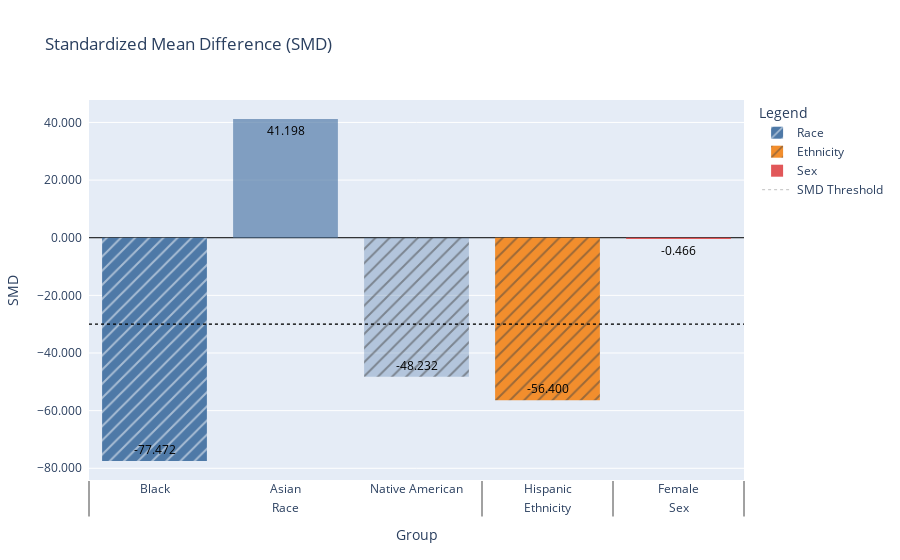

The code cell stored with this chart in its notebook:
### Markdown cell above
## Standardized Mean Difference (SMD)

### Code cell
smd = sd.standardized_mean_difference(
    **common_info_for_testing,
    outcome=df.loc[~train, 'predictions'],
    smd_threshold=-30,
    lower_score_favorable=False,
)
smd

### Figure 1 — Plotly figure (JSON) as saved in the notebook; plotly's stock layout.template omitted (floating-point values rounded to 4 significant figures)
{"data": [{"cliponaxis": false, "hovertemplate": "%{x}, %{y}<extra></extra>", "marker": {"color": "RGBA(78, 121, 167, 1.0)", "line": {"color": "rgb(8,48,107)", "width": 0}, "pattern": {"shape": "/"}}, "name": "Race", "showlegend": true, "text": "-77.472", "textfont": {"color": "Black"}, "type": "bar", "x": [["Race"], ["Black"]], "y": [-77.47]}, {"cliponaxis": false, "hovertemplate": "%{x}, %{y}<extra></extra>", "marker": {"color": "RGBA(78, 121, 167, 0.6666666666666667)", "line": {"color": "rgb(8,48,107)", "width": 0}, "pattern": {"shape": ""}}, "name": "Race", "showlegend": false, "text": "41.198", "textfont": {"color": "Black"}, "type": "bar", "x": [["Race"], ["Asian"]], "y": [41.2]}, {"cliponaxis": false, "hovertemplate": "%{x}, %{y}<extra></extra>", "marker": {"color": "RGBA(78, 121, 167, 0.3333333333333334)", "line": {"color": "rgb(8,48,107)", "width": 0}, "pattern": {"shape": "/"}}, "name": "Race", "showlegend": false, "text": "-48.232", "textfont": {"color": "Black"}, "type": "bar", "x": [["Race"], ["Native American"]], "y": [-48.23]}, {"cliponaxis": false, "hovertemplate": "%{x}, %{y}<extra></extra>", "marker": {"color": "RGBA(242, 142, 45, 1.0)", "line": {"color": "rgb(8,48,107)", "width": 0}, "pattern": {"shape": "/"}}, "name": "Ethnicity", "showlegend": true, "text": "-56.400", "textfont": {"color": "Black"}, "type": "bar", "x": [["Ethnicity"], ["Hispanic"]], "y": [-56.4]}, {"cliponaxis": false, "hovertemplate": "%{x}, %{y}<extra></extra>", "marker": {"color": "RGBA(225, 87, 89, 1.0)", "line": {"color": "rgb(8,48,107)", "width": 0}, "pattern": {"shape": ""}}, "name": "Sex", "showlegend": true, "text": "-0.466", "textfont": {"color": "Black"}, "type": "bar", "x": [["Sex"], ["Female"]], "y": [-0.4663]}, {"line": {"color": "Black", "dash": "dot", "width": 0.25}, "mode": "lines", "name": "SMD Threshold", "text": "SMD Threshold", "type": "scatter", "x": [["Race", "Race", "Race", "Ethnicity", "Sex"], ["Black", "Asian", "Native American", "Hispanic", "Female"]], "y": [-30, -30, -30, -30, -30]}], "layout": {"legend": {"title": {"text": "Legend"}}, "scene": {"yaxis": {"exponentformat": "none", "separatethousands": true}}, "shapes": [{"line": {"color": "Black", "dash": "dot", "width": 1.25}, "name": "SMD Threshold", "type": "line", "x0": 0, "x1": 1, "xref": "paper", "y0": 0.41, "y1": 0.41, "yref": "paper"}], "title": {"text": "Standardized Mean Difference (SMD)"}, "uniformtext": {"minsize": 8, "mode": "hide"}, "xaxis": {"fixedrange": true, "title": {"text": "Group"}}, "yaxis": {"fixedrange": true, "tickformat": "0,.3f", "ticksuffix": "  ", "title": {"text": "SMD"}, "zeroline": true, "zerolinecolor": "Black", "zerolinewidth": 1}}}
